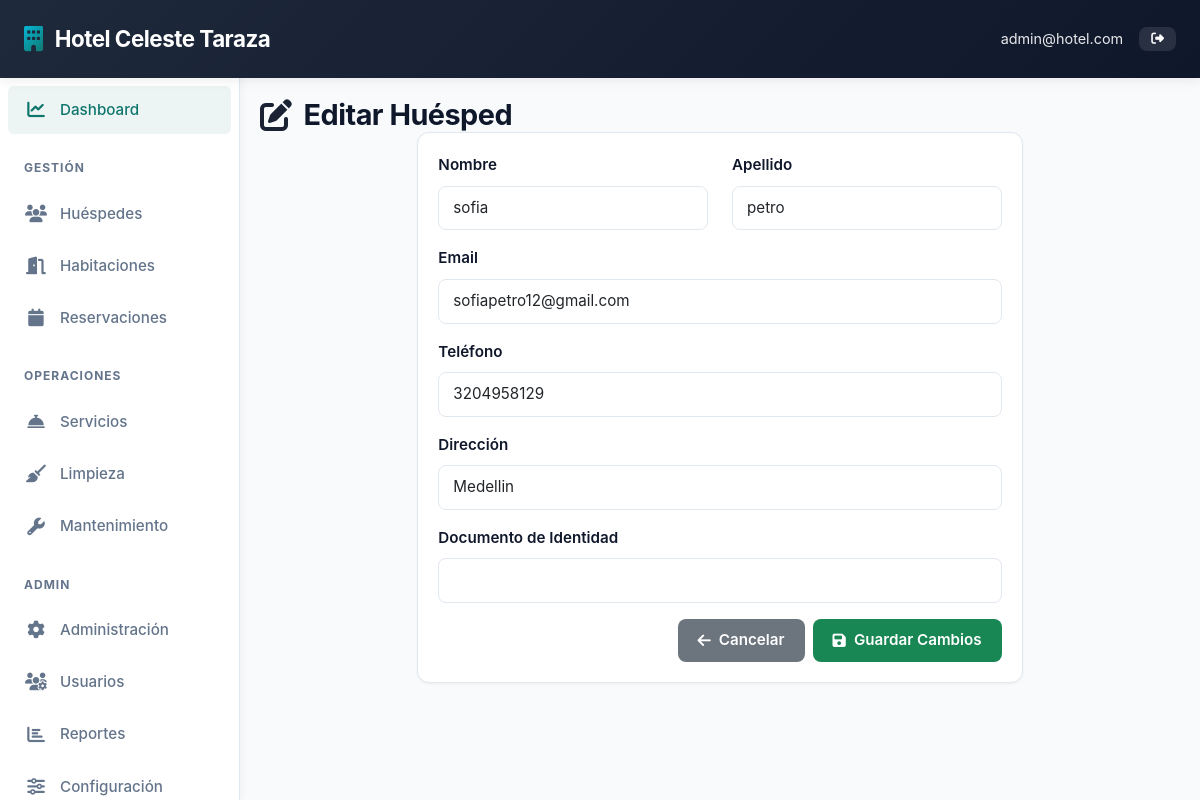
/guests/1/edit (signed in), run on the app's committed database.
### models.py (models this page shows, shortened)
class SystemSettings(db.Model):
    __tablename__ = 'system_settings'
    id = db.Column(db.Integer, primary_key=True)
    hotel_name = db.Column(db.String(120), nullable=False, default='Hotel Management System')
    hotel_address = db.Column(db.Text, nullable=False, default='Calle Principal 123, Ciudad')
    hotel_phone = db.Column(db.String(20), nullable=False, default='+1 (555) 123-4567')
    hotel_email = db.Column(db.String(120), nullable=False, default='info@hotel.com')
    check_in_time = db.Column(db.String(5), nullable=False, default='14:00')
    check_out_time = db.Column(db.String(5), nullable=False, default='11:00')
    price_per_night = db.Column(db.Float, nullable=False, default=100.0)
    updated_at = db.Column(db.DateTime, default=datetime.utcnow, onupdate=datetime.utcnow)

class User(UserMixin, db.Model):
    __tablename__ = 'users'
    id = db.Column(db.Integer, primary_key=True)
    username = db.Column(db.String(80), unique=True, nullable=False)
    email = db.Column(db.String(120), unique=True, nullable=False)
    password_hash = db.Column(db.String(200), nullable=False)
    full_name = db.Column(db.String(120), nullable=False)
    role = db.Column(db.String(20), nullable=False, default='staff')  # admin, receptionist, housekeeper, manager
    phone = db.Column(db.String(20))
    created_at = db.Column(db.DateTime, default=datetime.utcnow)
    is_active = db.Column(db.Boolean, default=True)
    reservations = db.relationship('Reservation', backref='created_by_user', lazy=True)

class Guest(db.Model):
    __tablename__ = 'guests'
    id = db.Column(db.Integer, primary_key=True)
    first_name = db.Column(db.String(80), nullable=False)
    last_name = db.Column(db.String(80), nullable=False)
    email = db.Column(db.String(120), unique=True, nullable=False)
    phone = db.Column(db.String(20), nullable=False)
    document_type = db.Column(db.String(20), nullable=False)  # passport, id, license
    document_number = db.Column(db.String(50), unique=True, nullable=False)
    nationality = db.Column(db.String(80))
    address = db.Column(db.String(200))
    city = db.Column(db.String(80))
    country = db.Column(db.String(80))
    created_at = db.Column(db.DateTime, default=datetime.utcnow)
    reservations = db.relationship('Reservation', backref='guest', lazy=True)

### routes.py (the view)
@guests_bp.route('/<int:guest_id>/edit', methods=['GET', 'POST'])
@staff_required
def edit_guest(guest_id):
    guest = Guest.query.get_or_404(guest_id)
    form = AddGuestForm()
    if form.validate_on_submit():
        old_values = {
            'first_name': guest.first_name,
            'last_name': guest.last_name,
            'email': guest.email
        }
        guest.first_name = form.first_name.data
        guest.last_name = form.last_name.data
        guest.email = form.email.data
        guest.phone = form.phone.data
        guest.document_type = form.document_type.data
        guest.document_number = form.document_number.data
        guest.nationality = form.nationality.data
        guest.address = form.address.data
        guest.city = form.city.data
        guest.country = form.country.data
        db.session.commit()
        new_values = {
            'first_name': guest.first_name,
            'last_name': guest.last_name,
            'email': guest.email
        }
        log_action('UPDATE', 'Guest', guest_id, old_values, new_values)
        flash('Información del huésped actualizada', 'success')
        return redirect(url_for('guests.view_guest', guest_id=guest_id))
    elif request.method == 'GET':
        form.first_name.data = guest.first_name
        form.last_name.data = guest.last_name
        form.email.data = guest.email
        form.phone.data = guest.phone
        form.document_type.data = guest.document_type
        form.document_number.data = guest.document_number
        form.nationality.data = guest.nationality
        form.address.data = guest.address
        form.city.data = guest.city
        form.country.data = guest.country
    return render_template('guests/edit_guest.html', form=form, guest=guest)

### forms.py (shortened to what this page needs)
class AddGuestForm(FlaskForm):
    first_name = StringField('Nombre', validators=[DataRequired(), Length(min=2, max=80)])
    last_name = StringField('Apellido', validators=[DataRequired(), Length(min=2, max=80)])
    email = StringField('Email', validators=[DataRequired(), Email()])
    phone = StringField('Teléfono', validators=[DataRequired(), Length(min=7, max=20)])
    document_type = SelectField('Tipo de Documento',
                               choices=[('passport', 'Pasaporte'),
                                      ('id', 'Cédula/DNI'),
                                      ('license', 'Licencia de Conducir')],
                               validators=[DataRequired()])
    document_number = StringField('Número de Documento', validators=[DataRequired(), Length(min=5, max=50)])
    nationality = StringField('Nacionalidad', validators=[Optional(), Length(max=80)])
    address = StringField('Dirección', validators=[Optional(), Length(max=200)])
    city = StringField('Ciudad', validators=[Optional(), Length(max=80)])
    country = StringField('País', validators=[Optional(), Length(max=80)])
    submit = SubmitField('Guardar Huésped')

### auth.py (called while the page is built)
def staff_required(f):
    @wraps(f)
    def decorated_function(*args, **kwargs):
        if not current_user.is_authenticated:
            flash('Debe iniciar sesión primero.', 'warning')
            return redirect(url_for('auth.login'))
        return f(*args, **kwargs)
    return decorated_function

### templates/guests/edit_guest.html (shortened to what this page needs)
{% extends "base.html" %}
{% block content %}
<div class="page-header">
    <h1>
        <i class="fas fa-edit"></i>
        Editar Huésped
    </h1>
</div>
<div class="row justify-content-center">
    <div class="col-12 col-md-8">
        <div class="card">
            <div class="card-body">
                <form method="POST">
                    <div class="row">
                        <div class="col-12 col-md-6 mb-3">
                            <label class="form-label">Nombre</label>
                            <input type="text" class="form-control" name="first_name" value="{{ guest.first_name }}" required>
                        </div>
                        <div class="col-12 col-md-6 mb-3">
                            <label class="form-label">Apellido</label>
                            <input type="text" class="form-control" name="last_name" value="{{ guest.last_name }}" required>
                        </div>
                    </div>
                    <div class="mb-3">
                        <label class="form-label">Email</label>
                        <input type="email" class="form-control" name="email" value="{{ guest.email }}" required>
                    </div>
                    <div class="mb-3">
                        <label class="form-label">Teléfono</label>
                        <input type="tel" class="form-control" name="phone" value="{{ guest.phone or '' }}">
                    </div>
                    <div class="mb-3">
                        <label class="form-label">Dirección</label>
                        <input type="text" class="form-control" name="address" value="{{ guest.address or '' }}">
                    </div>
                    <div class="mb-3">
                        <label class="form-label">Documento de Identidad</label>
                        <input type="text" class="form-control" name="id_document" value="{{ guest.id_document or '' }}">
                    </div>
                    <div class="d-grid gap-2 d-md-flex justify-content-md-end">
                        <a href="/guests/{{ guest.id }}" class="btn btn-secondary">
                            <i class="fas fa-arrow-left"></i>
                            Cancelar
                        </a>
                        <button type="submit" class="btn btn-success">
                            <i class="fas fa-save"></i>
                            Guardar Cambios
                        </button>
                    </div>
                </form>
            </div>
        </div>
    </div>
</div>
{% endblock %}

### templates/base.html (shortened to what this page needs)
<!DOCTYPE html>
<html lang="es">
<head>
    <link href="https://cdn.jsdelivr.net/npm/bootstrap@5.3.0/dist/css/bootstrap.min.css" rel="stylesheet">
    <link rel="stylesheet" href="https://cdnjs.cloudflare.com/ajax/libs/font-awesome/6.4.0/css/all.min.css">
</head>
<body>
    {% if current_user.is_authenticated %}
    <nav class="navbar">
        <a class="navbar-brand" href="/"><i class="fas fa-building"></i> <span>{{ hotel_settings.hotel_name }}</span></a>
        <div class="navbar-right">
            <span class="text-white">{{ current_user.email }}</span>
            <a href="/auth/logout" class="btn btn-sm" style="background-color: rgba(255,255,255,0.1); color: white;"><i class="fas fa-sign-out-alt"></i></a>
        </div>
    </nav>
    <aside class="sidebar" id="sidebar">
        <ul class="sidebar-menu">
            <li><a href="/" data-tooltip="Dashboard"><i class="fas fa-chart-line"></i> <span class="sidebar-label">Dashboard</span></a></li>
            <li><div class="sidebar-section-title">Gestión</div></li>
            {% if modules_dict.get('Huéspedes', {}).is_enabled != False %}
            <li><a href="/guests" data-tooltip="Huéspedes"><i class="fas fa-users"></i> <span class="sidebar-label">Huéspedes</span></a></li>
            {% endif %}
            {% if modules_dict.get('Habitaciones', {}).is_enabled != False %}
            <li><a href="/rooms" data-tooltip="Habitaciones"><i class="fas fa-door-open"></i> <span class="sidebar-label">Habitaciones</span></a></li>
            {% endif %}
            {% if modules_dict.get('Reservas', {}).is_enabled != False %}
            <li><a href="/reservations" data-tooltip="Reservaciones"><i class="fas fa-calendar"></i> <span class="sidebar-label">Reservaciones</span></a></li>
            {% endif %}
            <li><div class="sidebar-section-title">Operaciones</div></li>
            {% if modules_dict.get('Servicios', {}).is_enabled != False %}
            <li><a href="/services" data-tooltip="Servicios"><i class="fas fa-concierge-bell"></i> <span class="sidebar-label">Servicios</span></a></li>
            {% endif %}
            {% if modules_dict.get('Limpieza', {}).is_enabled != False %}
            <li><a href="/housekeeping" data-tooltip="Limpieza"><i class="fas fa-broom"></i> <span class="sidebar-label">Limpieza</span></a></li>
            {% endif %}
            {% if modules_dict.get('Mantenimiento', {}).is_enabled != False %}
            <li><a href="/maintenance" data-tooltip="Mantenimiento"><i class="fas fa-wrench"></i> <span class="sidebar-label">Mantenimiento</span></a></li>
            {% endif %}
            {% if current_user.role == 'admin' %}
            <li><div class="sidebar-section-title">Admin</div></li>
            <li><a href="/admin" data-tooltip="Administración"><i class="fas fa-cog"></i> <span class="sidebar-label">Administración</span></a></li>
            <li><a href="/admin/users" data-tooltip="Usuarios"><i class="fas fa-users-cog"></i> <span class="sidebar-label">Usuarios</span></a></li>
            <li><a href="/admin/reports" data-tooltip="Reportes"><i class="fas fa-chart-bar"></i> <span class="sidebar-label">Reportes</span></a></li>
            <li><a href="/admin/settings" data-tooltip="Configuración"><i class="fas fa-sliders-h"></i> <span class="sidebar-label">Configuración</span></a></li>
            {% endif %}
        </ul>
    </aside>
    {% endif %}
    <div class="main-content">
        {% block content %}{% endblock %}
    </div>
</body>
</html>

### templates/base.html (style rules this page uses)
:root { --primary-color: #1e293b; --secondary-color: #0f766e; --accent-color: #06b6d4; --light-bg: #f8fafc; --border-color: #e2e8f0; --text-primary: #0f172a; --text-secondary: #64748b; --success: #10b981; --danger: #ef4444; --warning: #f59e0b; --info: #3b82f6; }
* { margin: 0; padding: 0; box-sizing: border-box; }
html, body { width: 100%; height: 100%; overflow-x: hidden; }
body { background-color: var(--light-bg); font-family: -apple-system, BlinkMacSystemFont, 'Segoe UI', Roboto, 'Helvetica Neue', Arial, sans-serif; font-size: 14px; color: var(--text-primary); line-height: 1.6; }
.navbar { background: linear-gradient(135deg, var(--primary-color) 0%, #0f172a 100%); padding: 1rem 1.5rem; display: flex; align-items: center; position: sticky; top: 0; z-index: 1000; width: 100%; box-shadow: 0 2px 12px rgba(0, 0, 0, 0.08); }
.navbar-brand { color: white; font-size: 1.4rem; font-weight: 700; display: flex; align-items: center; gap: 12px; text-decoration: none; white-space: nowrap; letter-spacing: -0.5px; }
.navbar-brand i { font-size: 1.6rem; background: linear-gradient(135deg, var(--accent-color), var(--secondary-color)); -webkit-background-clip: text; -webkit-text-fill-color: transparent; background-clip: text; }
.navbar-right { margin-left: auto; display: flex; align-items: center; gap: 1rem; }
.navbar-right .text-white { font-size: 0.9rem; white-space: nowrap; opacity: 0.9; }
.sidebar { position: fixed; left: 0; top: 70px; width: 260px; height: calc(100vh - 70px); background: white; overflow-y: auto; z-index: 999; border-right: 1px solid var(--border-color); box-shadow: 2px 0 8px rgba(0, 0, 0, 0.04); transition: width 0.3s ease, transform 0.3s ease; }
.sidebar-menu { list-style: none; padding: 0.75rem 0; margin: 0; }
.sidebar-menu li { margin: 0.25rem 0.5rem; }
.sidebar-menu a { display: flex; align-items: center; gap: 12px; padding: 0.75rem 1rem; color: var(--text-secondary); text-decoration: none; transition: all 0.3s ease; font-size: 0.95rem; font-weight: 500; border-radius: 6px; position: relative; }
.sidebar-menu a i { font-size: 1.1rem; width: 24px; text-align: center; transition: all 0.3s ease; }
.sidebar-menu li:first-child a, .sidebar-menu a[href="/"] { color: var(--secondary-color); background-color: #ecf5f3; }
.sidebar-label { transition: opacity 0.3s ease; }
.sidebar-section-title { color: var(--text-secondary); font-size: 0.75rem; font-weight: 700; text-transform: uppercase; letter-spacing: 1px; padding: 1rem 1rem 0.5rem; margin-top: 0.5rem; transition: opacity 0.3s ease; }
.main-content { margin-left: 260px; padding: 1.5rem; width: calc(100% - 260px); transition: all 0.3s ease; }
.page-header h1 { margin: 0; display: flex; align-items: center; gap: 12px; font-size: 1.8rem; flex-wrap: wrap; font-weight: 700; letter-spacing: -0.5px; }
.page-header i { font-size: 2rem; flex-shrink: 0; opacity: 0.95; }
.card { border: 1px solid var(--border-color); border-radius: 12px; box-shadow: 0 1px 3px rgba(0, 0, 0, 0.05); margin-bottom: 1.5rem; width: 100%; background: white; transition: all 0.3s ease; }
.card-body { padding: 1.25rem; }
.btn { border-radius: 8px; padding: 0.625rem 1.25rem; transition: all 0.3s ease; font-weight: 600; display: inline-flex; align-items: center; gap: 8px; border: none; cursor: pointer; font-size: 0.95rem; }
.btn-sm { padding: 0.375rem 0.75rem; font-size: 0.8rem; }
.form-control, .form-select { border-radius: 8px; border: 1px solid var(--border-color); padding: 0.625rem 0.875rem; font-size: 0.95rem; transition: all 0.3s ease; }
.form-label { font-weight: 600; color: var(--text-primary); margin-bottom: 0.5rem; font-size: 0.95rem; }
.row { display: flex; flex-wrap: wrap; margin: -0.75rem; }
.col-12, .col-sm-6, .col-md-6, .col-lg-3, .col-md-8, .col-lg-4, .col-lg-6 { padding: 0.75rem; }
.col-12 { width: 100%; }
.col-md-6 { width: 50%; }
.col-md-8 { width: 66.666%; }
.mb-3 { margin-bottom: 1.5rem; }
@media (max-width: 1200px) { .sidebar { width: 240px; } }
@media (max-width: 1200px) { .main-content { margin-left: 240px; width: calc(100% - 240px); padding: 1.25rem; } }

### data on the page
SystemSettings: hotel_name "Hotel Celeste Taraza"
User: email "admin@hotel.com"
Guest: first_name "sofia", last_name "petro", email "sofiapetro12@gmail.com", phone "3204958129", address "Medellin"
